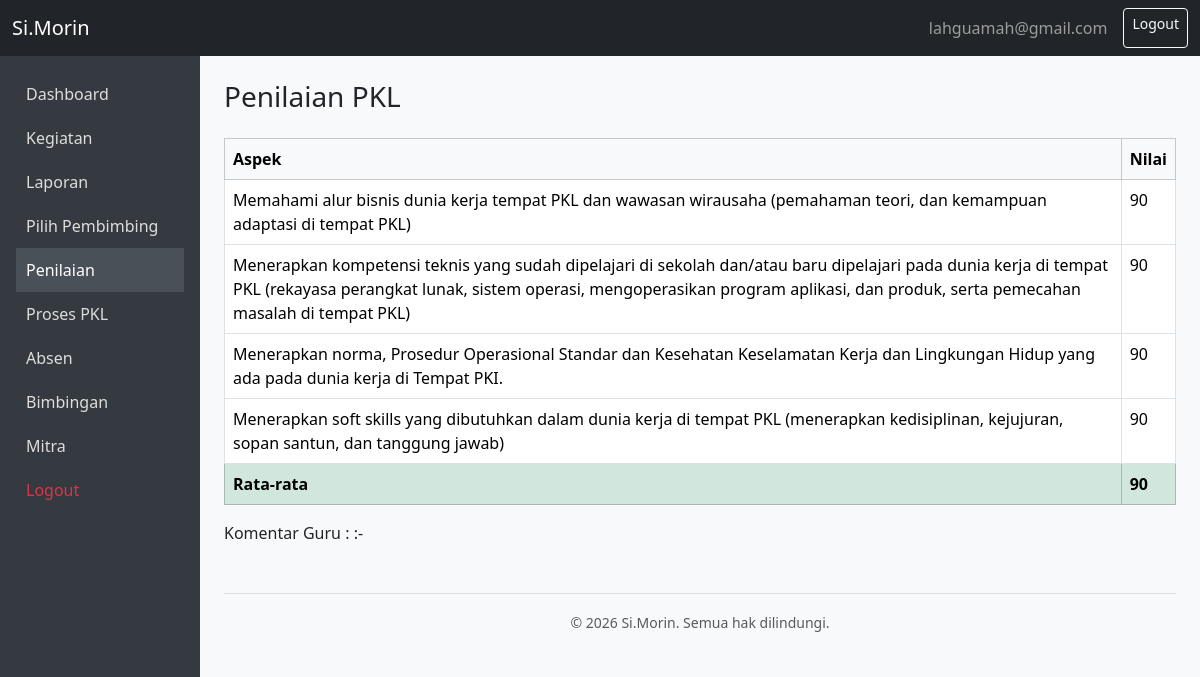
Page /siswa/App/Views/penilaian.php (signed in) on the committed database.
### tables this page shows
CREATE TABLE `datasiswa` (
  `id` int(11) NOT NULL,
  `email` varchar(100) NOT NULL,
  `password` varchar(255) NOT NULL,
  `nama` varchar(255) NOT NULL,
  `nis` int(11) NOT NULL,
  `jurusan` varchar(255) NOT NULL,
  `kelas` varchar(50) DEFAULT NULL,
  `tahun_pkl` year(4) DEFAULT NULL,
  `semester_pkl` varchar(10) DEFAULT NULL
);

CREATE TABLE `penilaian_pkl` (
  `id` int(11) NOT NULL,
  `id_siswa` int(11) DEFAULT NULL,
  `aspek_1` int(11) DEFAULT NULL,
  `aspek_2` int(11) DEFAULT NULL,
  `aspek_3` int(11) DEFAULT NULL,
  `aspek_4` int(11) DEFAULT NULL,
  `rata_rata` float DEFAULT NULL
);

### siswa/App/Views/penilaian.php (the view, shortened to what this page needs)
<?php
require_once __DIR__ . "/../../Config/database.php";
$id_siswa = $_SESSION["id_siswa"];
$query = "SELECT * FROM datasiswa WHERE id = ?";
$stmt = $conn->prepare($query);
$stmt->bind_param("i", $id_siswa);
$stmt->execute();
$result = $stmt->get_result();
$data = $result->fetch_assoc();
$jurusan = $data['jurusan'];
$query = "SELECT * FROM penilaian_pkl WHERE id_siswa = ?";
$stmt = $conn->prepare($query);
$stmt->bind_param("i", $id_siswa);
$stmt->execute();
$result = $stmt->get_result();
$nilai = $result->fetch_assoc();
$labels = $label_aspek[$jurusan] ?? $label_aspek["DEFAULT"];
?>
<?php include 'template/header.php'; ?>
<?php include 'template/sidebar.php'; ?>
<h3>Penilaian PKL</h3>
<?php if ($nilai): ?>
    <div class="table-responsive mt-4">
        <table class="table table-bordered">
            <thead class="table-light">
                <tr>
                    <th>Aspek</th>
                    <th>Nilai</th>
                </tr>
            </thead>
            <tbody>
                <tr><td><?= htmlspecialchars($labels[0]) ?></td><td><?= $nilai['aspek_1'] ?></td></tr>
                <tr><td><?= htmlspecialchars($labels[1]) ?></td><td><?= $nilai['aspek_2'] ?></td></tr>
                <tr><td><?= htmlspecialchars($labels[2]) ?></td><td><?= $nilai['aspek_3'] ?></td></tr>
                <tr><td><?= htmlspecialchars($labels[3]) ?></td><td><?= $nilai['aspek_4'] ?></td></tr>
                <tr class="table-success">
                    <td><strong>Rata-rata</strong></td>
                    <td><strong><?= $nilai['rata_rata'] ?></strong></td>
                </tr>
            </tbody>
        </table>
    </div>
    <th>Komentar Guru : </th>
<td><?= $nilai['komentar'] ?? ':-' ?></td>
<?php else: ?>
    <div class="alert alert-warning mt-4" role="alert">
        Belum ada penilaian yang tersedia.
    </div>
<?php endif; ?>
<?php include 'template/footer.php'; ?>

### siswa/App/Views/template/header.php (style rules this page uses)
body { background-color: #f8f9fa; }

### rows in the picture
datasiswa: jurusan "Memahami alur bisnis dunia kerja tempat PKL dan wawasan wirausaha (pemahaman teori, dan kemampuan adaptasi di tempat PKL)", jurusan "Menerapkan kompetensi teknis yang sudah dipelajari di sekolah dan/atau baru dipelajari pada dunia kerja di tempat PKL (rekayasa perangkat lunak, sistem operasi, mengoperasikan program aplikasi, dan produk, serta pemecahan masalah di tempat PKL)", jurusan "Menerapkan norma, Prosedur Operasional Standar dan Kesehatan Keselamatan Kerja dan Lingkungan Hidup yang ada pada dunia kerja di Tempat PKI.", jurusan "Menerapkan soft skills yang dibutuhkan dalam dunia kerja di tempat PKL (menerapkan kedisiplinan, kejujuran, sopan santun, dan tanggung jawab)"
penilaian_pkl: aspek_1 "90", aspek_2 "90", aspek_3 "90", aspek_4 "90", rata_rata "90"

### other values in the picture
$_SESSION['siswa_email'] "lahguamah@gmail.com"
$nilai['komentar'] ":-"
